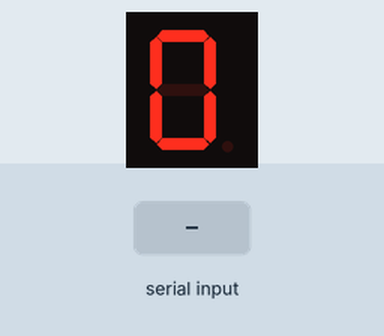
The sketch below on a simulated Arduino Uno, built with avr-gcc and run on an emulated ATmega328P. Parts: 1-digit seven-segment display. Wiring (inferred from the names in the program): 1-digit 7-segment display, segments lit when HIGH: segments pin 2, pin 3, pin 4, pin 5, pin 6, pin 7, pin 8. The test bench sets the inputs (shaded band). The segment pins are drawn as the display they are named for.

Above: at 1.2 s.
1.3 s: "1\n" received over Serial
At 2.1 s:
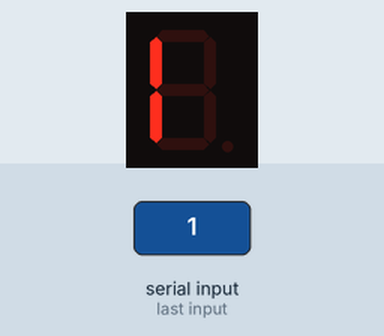
3.8 s: "2\n" received over Serial
At 4.4 s:
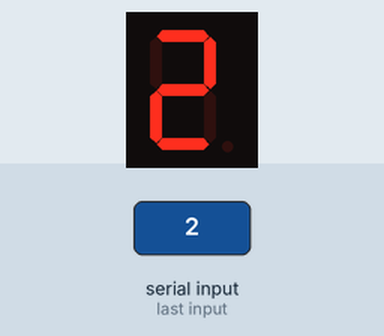
Timing chart, 0 to 6.8 s (numbered marks = the images above; inputs shaded):
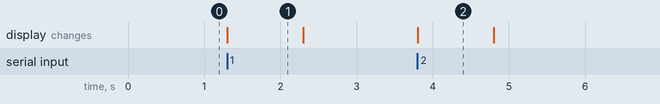

Measured:
- after the input at 1.3 s, the display: changes at once (image 1)
- after the input at 3.8 s, the display: changes at once (image 2)
- what the display in image 1 shows lasts 1.0 s, from 1.3 s to 2.3 s

The sketch:

Arduino_Display7Segmentos.ino
```cpp
String num = "";
//Paso 1
const int pins[7] = { 2, 3, 4, 5, 6, 7, 8 };
//                    a  b  c  d  e  f  g
//Paso 2
const byte numbersDisplayAnode[16] = {0b0111111,     //0
                            0b0110000,          //1
                            0b1011011,          //2
                            0b1001111,          //3
                            0b1100110,          //4 1100110
                            0b1101101,          //5
                            0b1111101,          //6
                            0b0000111,          //7
                            0b1111111,          //8
                            0b1101111,			//9
                            0b1110111,			//10
                            0b1111111,			//11
                            0b0111001,			//12 1001110
                            0b0111111,			//13 1111110
                            0b1001111,			//14
                            0b1000111};			//15

void setup() {
  //Paso 3
  for(int i = 0; i < 7; i++) {
    pinMode(pins[i], OUTPUT);
  }

  //Paso 5
  lightSegments(0);
  Serial.begin(9600);
}

void loop() {
  if (Serial.available() > 0){
    Serial.println(num);
    switch (Serial.parseInt()) {
    case 0:
    lightSegments(0);
    break;
    case 1:
    lightSegments(1);
    break;
    case 2:
    lightSegments(2);
    break;
    case 3:
    lightSegments(3);
    break;
    case 4:
    lightSegments(4);
    break;
    case 5:
    lightSegments(5);
    break;
    case 6:
    lightSegments(6);
    break;
    case 7:
    lightSegments(7);
    break;
    case 8:
    lightSegments(8);
    break;
    case 9:
    lightSegments(9);
    break;
    case 10:
    lightSegments(10);
    break;
    case 11:
    lightSegments(11);
    break;
    case 12:
    lightSegments(12);
    break;
    case 13:
    lightSegments(13);
    break;
    case 14:
    lightSegments(14);
    break;
    case 15:
    lightSegments(15);
    break;
  }
  }


  //Paso 6
  //for(int i = 0; i < 16; i++) {
  //  lightSegments(i);
  //  delay(1000);
  //}

}

//Paso 4
void lightSegments(int number) {
  byte numberBit = numbersDisplayAnode[number];
  for (int i = 0; i < 7; i++)  {
    int bit = bitRead(numberBit, i);
    digitalWrite(pins[i], bit);
  }
}
```
